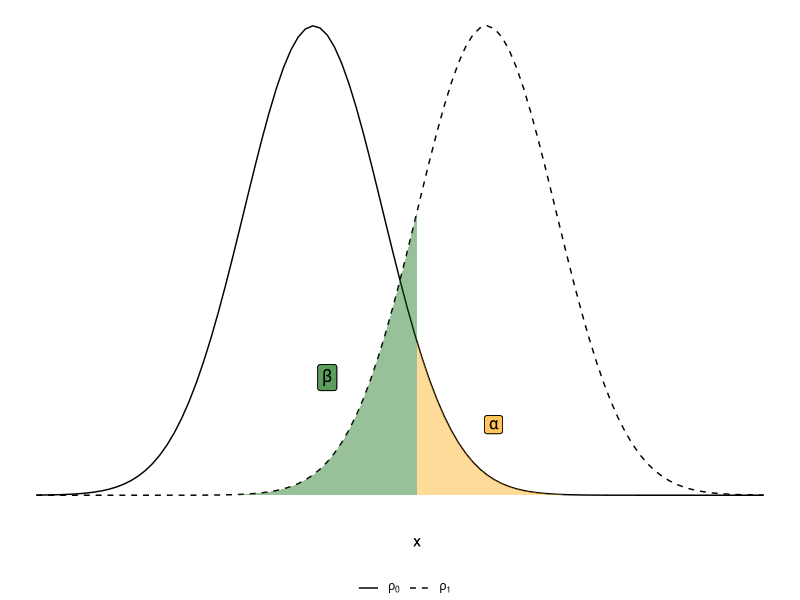
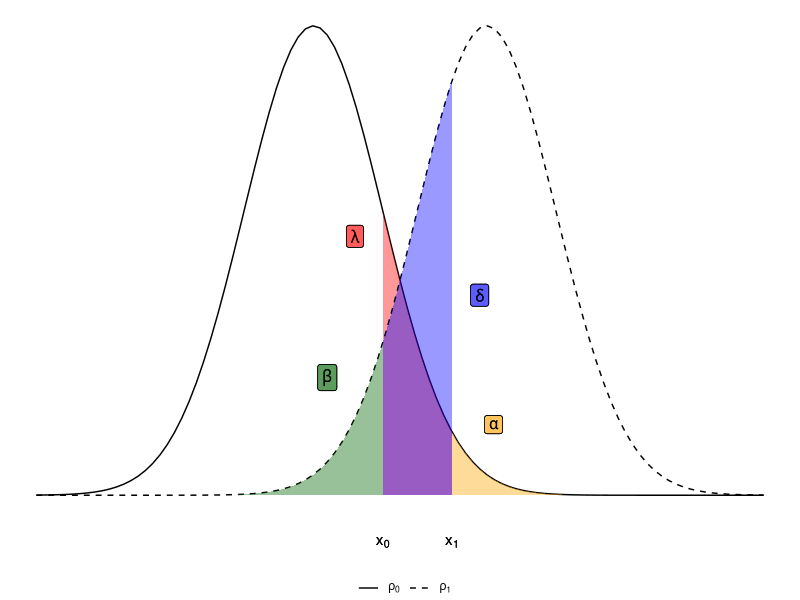
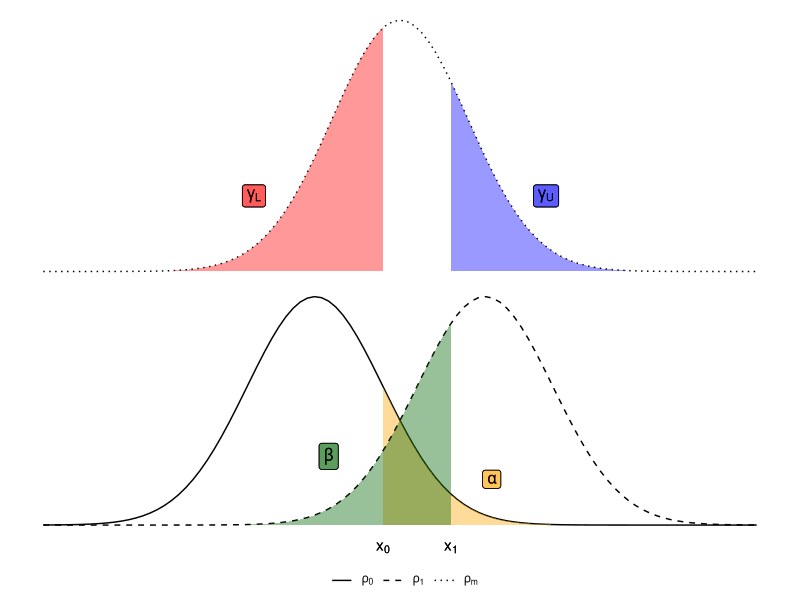
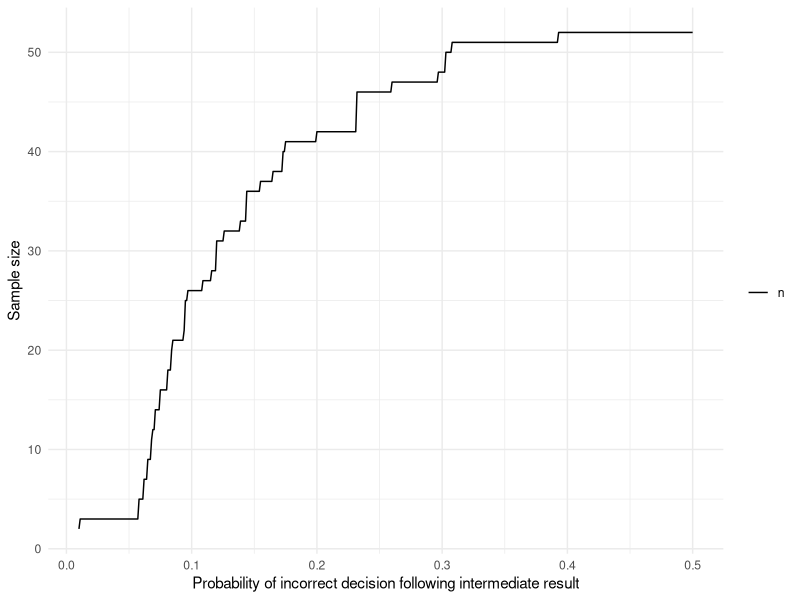
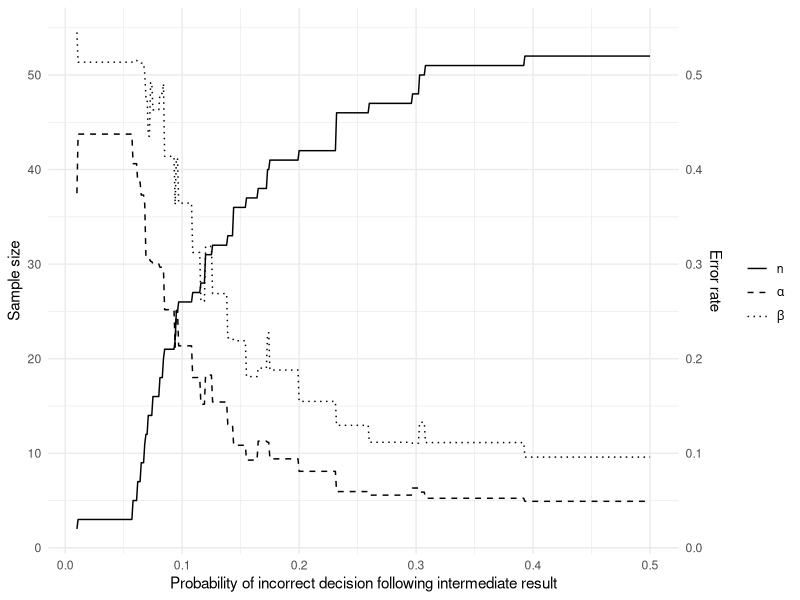
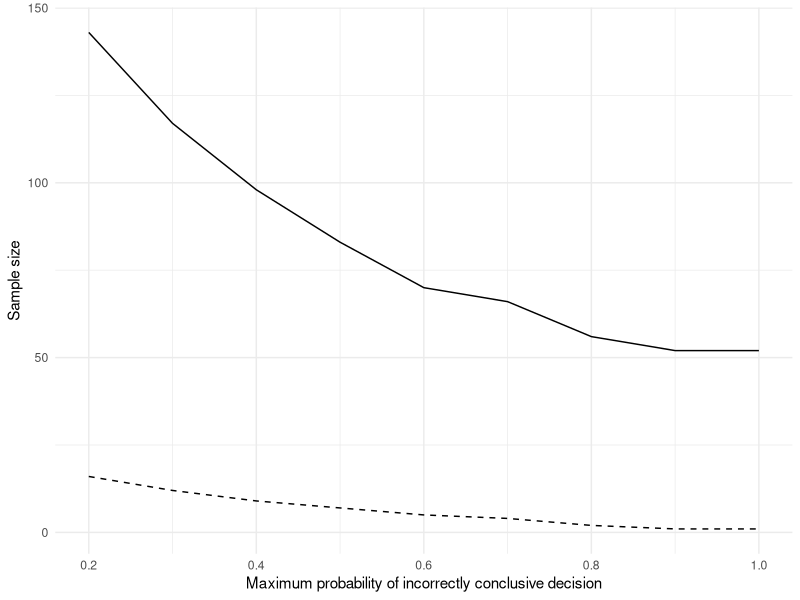
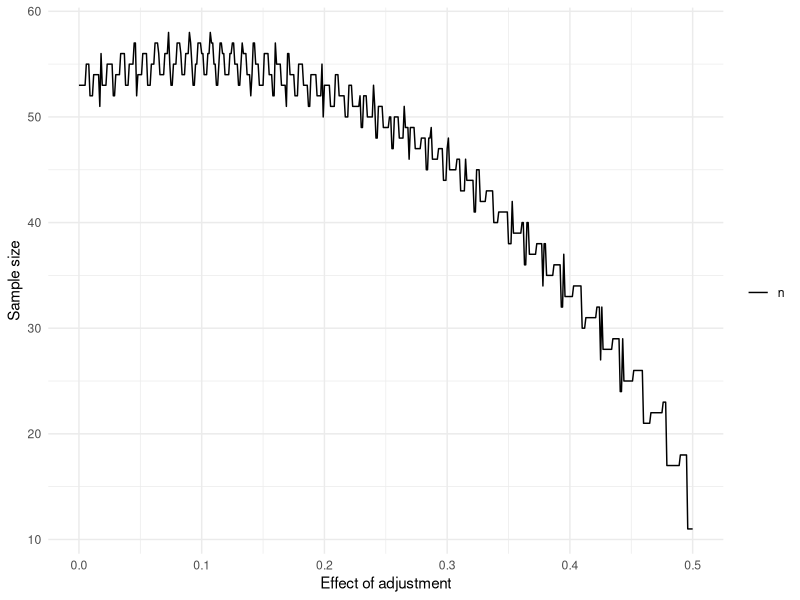
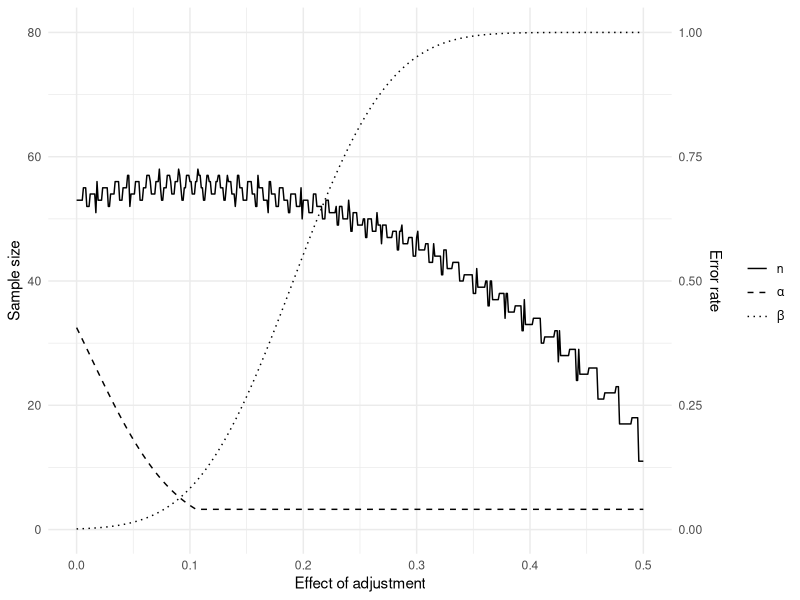

The R source for these figures, in order:
## ---- chunk 1
require(ggplot2)
require(RColorBrewer)
require(patchwork)
cols <- brewer.pal(8, "Dark2")
## ---- chunk 2
ggplot(data.frame(x = c(-10, 10)), aes(x)) +
  # Null 
  stat_function(fun = dnorm, geom = "line", aes(linetype="a")) +
  stat_function(fun = dnorm, geom = "area", fill = "orange", alpha = 0.4, xlim = c(1.5, 7)) +
  
  # Alternative
  stat_function(fun = dnorm, args = list(mean = 2.5), geom = "line", aes(linetype="b")) +
  stat_function(fun = dnorm, args = list(mean = 2.5), 
                geom = "area", fill = "darkgreen", alpha = 0.4, xlim = c(-3, 1.5)) +
  
  geom_label(aes(x = 0.2, y = 0.1, label = "beta"), parse = T, fill = "darkgreen", alpha = 0.4) +
  geom_label(aes(x = 2.6, y = 0.06, label = "alpha"), parse = T, fill = "orange", alpha = 0.4) +
  
  geom_text(aes(x=1.5, y=-0.04, label = "x"), parse = T) +
  
  scale_linetype_manual(values = c(1,2), 
                        labels = c(expression(rho[0]), expression(rho[1])), name="") +
  
  xlim(-4, 6.5) + theme_void() + theme(legend.position="bottom")
## ---- chunk 3
ggplot(data.frame(x = c(-10, 10)), aes(x)) +
  # Null 
  stat_function(fun = dnorm, geom = "line", aes(linetype="a")) +
  stat_function(fun = dnorm, geom = "area", fill = "orange", alpha = 0.4, xlim = c(2, 7)) +
  stat_function(fun = dnorm, geom = "area", fill = "red", alpha = 0.4, xlim = c(1, 2)) +
  
  # Alternative
  stat_function(fun = dnorm, args = list(mean = 2.5), geom = "line", aes(linetype="b")) +
  stat_function(fun = dnorm, args = list(mean = 2.5), 
                geom = "area", fill = "darkgreen", alpha = 0.4, xlim = c(-3, 1)) +
  stat_function(fun = dnorm, args = list(mean = 2.5), 
                geom = "area", fill = "blue", alpha = 0.4, xlim = c(1, 2)) +
  
  geom_label(aes(x = 0.6, y = 0.22, label = "lambda"), parse = T, fill = "red", alpha = 0.4) +
  geom_label(aes(x = 2.4, y = 0.17, label = "delta"), parse = T, fill = "blue", alpha = 0.4) +
  geom_label(aes(x = 0.2, y = 0.1, label = "beta"), parse = T, fill = "darkgreen", alpha = 0.4) +
  geom_label(aes(x = 2.6, y = 0.06, label = "alpha"), parse = T, fill = "orange", alpha = 0.4) +
  
  geom_text(aes(x=1, y=-0.04, label = "x[0]"), parse = T) +
  geom_text(aes(x=2, y=-0.04, label = "x[1]"), parse = T) +
  
  scale_linetype_manual(values = c(1,2), 
                        labels = c(expression(rho[0]), expression(rho[1])), name="") +
  
  xlim(-4, 6.5) + theme_void() + theme(legend.position="bottom")
## ---- chunk 4
p1 <- ggplot(data.frame(x = c(-10, 10)), aes(x)) +
  # Null 
  stat_function(fun = dnorm, geom = "line", aes(linetype = "a")) +
  stat_function(fun = dnorm, geom = "area", fill = "orange", alpha = 0.4, xlim = c(1, 7)) +
  
  # Alternative
  stat_function(fun = dnorm, args = list(mean = 2.5), geom = "line", aes(linetype = "b")) +
  stat_function(fun = dnorm, args = list(mean = 2.5), 
                geom = "area", fill = "darkgreen", alpha = 0.4, xlim = c(-3, 2)) +
  
  geom_label(aes(x = 0.2, y = 0.12, label = "beta"), parse = T, fill = "darkgreen", alpha = 0.4) +
  geom_label(aes(x = 2.6, y = 0.08, label = "alpha"), parse = T, fill = "orange", alpha = 0.4) +

  geom_text(aes(x=1, y=-0.04, label = "x[0]"), parse = T) +
  geom_text(aes(x=2, y=-0.04, label = "x[1]"), parse = T) +
  
  stat_function(fun = dnorm, geom = "line", aes(linetype = "c"), xlim = c(0,0)) +
  
  scale_linetype_manual(values = c(1,2, 3), 
                        labels = c(expression(rho[0]), expression(rho[1]),
                                   expression(rho[m])), name="") +
  
  xlim(-4, 6.5) + theme_void() + theme(legend.position="bottom")
## ---- chunk 5
p2 <- ggplot(data.frame(x = c(-10, 10)), aes(x)) +
  # Midpoint
  stat_function(fun = dnorm, args = list(mean = 1.25), geom = "line", linetype=3) +
  stat_function(fun = dnorm, args = list(mean = 1.25), 
                geom = "area", fill = "red", alpha = 0.4, xlim = c(-3, 1)) +
  stat_function(fun = dnorm, args = list(mean = 1.25), 
                geom = "area", fill = "blue", alpha = 0.4, xlim = c(2, 7)) +
  
  geom_label(aes(x = -0.9, y = 0.12, label = "gamma[L]"), parse = T, fill = "red", alpha = 0.4) +
  geom_label(aes(x = 3.4, y = 0.12, label = "gamma[U]"), parse = T, fill = "blue", alpha = 0.4) +
  xlim(-4, 6.5) + theme_void()
## ---- chunk 6
p2/p1
## ---- chunk 7
get_n <- function(eta, rho_0, rho_1, alpha_nom, beta_nom)
{
  # Create a dataframe of all designs
  df <- expand.grid(n = 1:60,
                    x0 = 0:60,
                    x1 = 0:60)
  df <- df[df$x0 <= df$n & df$x1 <= df$n & df$x0 <= df$x1,]
  
  # Calculate the type I and II error rates for each design
  df$alpha <- 1 - pbinom(df$x1, df$n, rho_0) +
              eta*(pbinom(df$x1, df$n, rho_0) - pbinom(df$x0, df$n, rho_0))
  df$beta <- pbinom(df$x0, df$n, rho_1) +
              eta*(pbinom(df$x1, df$n, rho_1) - pbinom(df$x0, df$n, rho_1))
  
  df <- df[df$alpha <= alpha_nom & df$beta <= beta_nom,]
  opt <- which.min(df$n)
  as.numeric(df[opt, ])
}

rho_0 <- 0.5; rho_1 <- 0.7; alpha_nom <- 0.05; beta_nom <- 0.1

df <- data.frame(eta = seq(0.01, 0.5, 0.001))
df <- cbind(df, t(sapply(df$eta, get_n, rho_0=rho_0, rho_1=rho_1, alpha_nom=alpha_nom, beta_nom=beta_nom)))
names(df)[2:4] <- c("n", "x0", "x1")
df$dif <- df$x1 - df$x0

df$tru_a <- 1 - pbinom(df$x1, df$n, rho_0) + 
  0.5*(pbinom(df$x1, df$n, rho_0) - pbinom(df$x0, df$n, rho_0))
df$tru_b <- pbinom(df$x0, df$n, rho_1) + 
  0.5*(pbinom(df$x1, df$n, rho_1) - pbinom(df$x0, df$n, rho_1))
## ---- chunk 8
ggplot(df, aes(eta)) + geom_line(aes(y=n, linetype = "a")) +
  xlab("Probability of incorrect decision following intermediate result") +
  ylab("Sample size") + 
  scale_linetype_manual(name = "",
                       values = 1,
                       labels =c("n")) +
  theme_minimal()
## ---- chunk 9
ggplot(df, aes(eta)) + geom_line(aes(y=n, linetype = "a")) +
  geom_line(aes(y = 100*tru_a, linetype = "b")) +
  geom_line(aes(y = 100*tru_b, linetype = "c")) + 
  xlab("Probability of incorrect decision following intermediate result") +
  ylab("Sample size") + 
  scale_y_continuous(sec.axis = sec_axis(~ ./100, name = "Error rate")) +
  scale_linetype_manual(name = "",
                       values = 1:3,
                       labels =c("n", expression(alpha), expression(beta))) +
  theme_minimal()
## ---- chunk 10
get_n <- function(gamma, rho_0, rho_1, alpha_nom, beta_nom, max_n)
{
  # Create a dataframe of all designs
  df <- expand.grid(n = 1:max_n,
                    x0 = 0:max_n,
                    x1 = 0:max_n)
  df <- df[df$x0 <= df$n & df$x1 <= df$n & df$x0 <= df$x1,]
  
  # Calculate the error rates for each design
  df$alpha <- 1 - pbinom(df$x1, df$n, rho_0) +
              0.5*(pbinom(df$x1, df$n, rho_0) - pbinom(df$x0, df$n, rho_0))
  df$beta <- pbinom(df$x0, df$n, rho_1) +
              0.5*(pbinom(df$x1, df$n, rho_1) - pbinom(df$x0, df$n, rho_1))
  df$gamma_U <- 1 - pbinom(df$x1, df$n, rho_0 + (rho_1 - rho_0)/2) 
  df$gamma_L <- pbinom(df$x0, df$n, rho_0 + (rho_1 - rho_0)/2)
  
  df <- df[df$alpha <= alpha_nom & df$beta <= beta_nom & df$gamma_L + df$gamma_U <= gamma, ]
  opt <- which.min(df$n)
  c(df[opt, "n"], df[opt, "x1"] - df[opt, "x0"], df[opt, "x1"], df[opt, "x0"])
}

rho_0 <- 0.5; rho_1 <- 0.7; alpha_nom <- 0.05; beta_nom <- 0.1

df <- data.frame(gamma = seq(0.2, 1, 0.1))
df <- cbind(df, t(sapply(df$gamma, get_n, rho_0=rho_0, rho_1=rho_1, alpha_nom=alpha_nom, beta_nom=beta_nom, max_n=168)))
names(df)[2:3] <- c("n", "dif")
## ---- chunk 11
ggplot(df, aes(gamma)) + geom_line(aes(y=n)) +
  geom_line(aes(y = dif), linetype=2) + 
  xlab("Maximum probability of incorrectly conclusive decision") +
  ylab("Sample size") +
  theme_minimal()
## ---- chunk 12
get_ocs <- function(x, n, rho_0, rho_1, tau) 
{
  tI_1 <- pbinom(x[2], n, rho_0 - tau) - pbinom(x[1], n, rho_0 - tau)
  tI_2 <- 1 - pbinom(x[2], n, rho_0)
  
  tII <- pbinom(x[1], n, rho_1 - tau)
  
  c(max(tI_1, tI_2), tII)
}

get_n <- function(tau, rho_0, rho_1, alpha_nom, beta_nom, max_n)
{
  # Create a dataframe of all designs
  df <- expand.grid(n = 1:max_n,
                    x0 = 0:max_n,
                    x1 = 0:max_n)
  df <- df[df$x0 <= df$n & df$x1 <= df$n & df$x0 <= df$x1,]
  
  # Calculate the error rates for each design
  df$alpha1 <- 1 - pbinom(df$x1, df$n, rho_0)
  df$alpha2 <- 1  - pbinom(df$x0, df$n, rho_0 - tau)
  df$beta1 <- pbinom(df$x0, df$n, rho_1 - tau)
  
  df <- df[df$alpha1 <= alpha_nom & df$alpha2 <= alpha_nom & df$beta <= beta_nom, ]
  opt <- which.min(df$n)
  #df[opt,]
  c(df[opt, "n"], df[opt, "x1"], df[opt, "x0"])
}

get_n(tau=0, rho_0, rho_1, alpha_nom, beta_nom, max_n = 100)

df <- data.frame(tau = seq(0, 0.5, 0.001))
df <- cbind(df, t(sapply(df$tau, get_n, rho_0=rho_0, rho_1=rho_1, alpha_nom=alpha_nom, beta_nom=beta_nom, max_n=70)))
names(df)[2:4] <- c("n", "x1", "x0")
df$dif <- df$x1 - df$x0
## ---- chunk 13
ggplot(df, aes(tau)) + geom_line(aes(y = n, linetype = "a")) +
  xlab("Effect of adjustment") +
  ylab("Sample size") +
  scale_linetype_manual(name = "",
                       values = 1,
                       labels =c("n")) +
  theme_minimal()
## ---- chunk 14
get_tru_ocs <- function(tau)
{
  x <- c(28, 34); n <- 56; rho_0 <- 0.5; rho_1 <- 0.7
  get_ocs(x, n, rho_0, rho_1, tau) 
}

df <- cbind(df, t(sapply(df$tau, get_tru_ocs)))
names(df)[6:7] <- c("a", "b")
## ---- chunk 15
ggplot(df, aes(tau)) + geom_line(aes(y = n, linetype = "a")) +
  geom_line(aes(y = 80*a, linetype = "b")) + geom_line(aes(y = 80*b, linetype = "c")) +
  xlab("Effect of adjustment") +
  ylab("Sample size") +
  scale_y_continuous(sec.axis = sec_axis(~ ./80, name = "Error rate")) +
  scale_linetype_manual(name = "",
                       values = 1:3,
                       labels =c("n", expression(alpha), expression(beta))) +
  theme_minimal()
